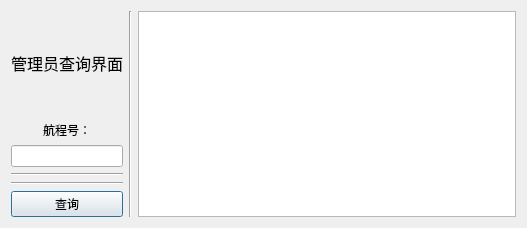
<?xml version="1.0" encoding="UTF-8"?>
<ui version="4.0">
 <class>Dialog</class>
 <widget class="QDialog" name="Dialog">
  <property name="geometry">
   <rect>
    <x>0</x>
    <y>0</y>
    <width>527</width>
    <height>228</height>
   </rect>
  </property>
  <property name="windowTitle">
   <string>Dialog</string>
  </property>
  <property name="windowIcon">
   <iconset>
    <normaloff>flight.png</normaloff>flight.png</iconset>
  </property>
  <layout class="QHBoxLayout" name="horizontalLayout">
   <item>
    <layout class="QHBoxLayout" name="horizontalLayout_2">
     <item>
      <layout class="QVBoxLayout" name="verticalLayout" stretch="0,0,0,0">
       <property name="sizeConstraint">
        <enum>QLayout::SetMaximumSize</enum>
       </property>
       <item>
        <layout class="QVBoxLayout" name="verticalLayout_2">
         <property name="sizeConstraint">
          <enum>QLayout::SetNoConstraint</enum>
         </property>
         <item>
          <widget class="QLabel" name="label">
           <property name="font">
            <font>
             <family>宋体</family>
             <pointsize>12</pointsize>
            </font>
           </property>
           <property name="text">
            <string>管理员查询界面</string>
           </property>
          </widget>
         </item>
         <item>
          <widget class="QLabel" name="label_flight_no">
           <property name="sizePolicy">
            <sizepolicy hsizetype="Minimum" vsizetype="Fixed">
             <horstretch>0</horstretch>
             <verstretch>0</verstretch>
            </sizepolicy>
           </property>
           <property name="acceptDrops">
            <bool>false</bool>
           </property>
           <property name="text">
            <string>航程号：</string>
           </property>
           <property name="alignment">
            <set>Qt::AlignCenter</set>
           </property>
          </widget>
         </item>
         <item>
          <widget class="QLineEdit" name="lineEdit_flight_no">
           <property name="sizePolicy">
            <sizepolicy hsizetype="Minimum" vsizetype="Fixed">
             <horstretch>0</horstretch>
             <verstretch>0</verstretch>
            </sizepolicy>
           </property>
          </widget>
         </item>
        </layout>
       </item>
       <item>
        <widget class="Line" name="line_3">
         <property name="orientation">
          <enum>Qt::Horizontal</enum>
         </property>
        </widget>
       </item>
       <item>
        <widget class="Line" name="line">
         <property name="orientation">
          <enum>Qt::Horizontal</enum>
         </property>
        </widget>
       </item>
       <item>
        <widget class="QPushButton" name="button_research">
         <property name="sizePolicy">
          <sizepolicy hsizetype="Minimum" vsizetype="Fixed">
           <horstretch>0</horstretch>
           <verstretch>0</verstretch>
          </sizepolicy>
         </property>
         <property name="text">
          <string>查询</string>
         </property>
        </widget>
       </item>
      </layout>
     </item>
     <item>
      <widget class="Line" name="line_2">
       <property name="orientation">
        <enum>Qt::Vertical</enum>
       </property>
      </widget>
     </item>
     <item>
      <widget class="QTableView" name="tableView_search"/>
     </item>
    </layout>
   </item>
  </layout>
 </widget>
 <resources/>
 <connections/>
</ui>
